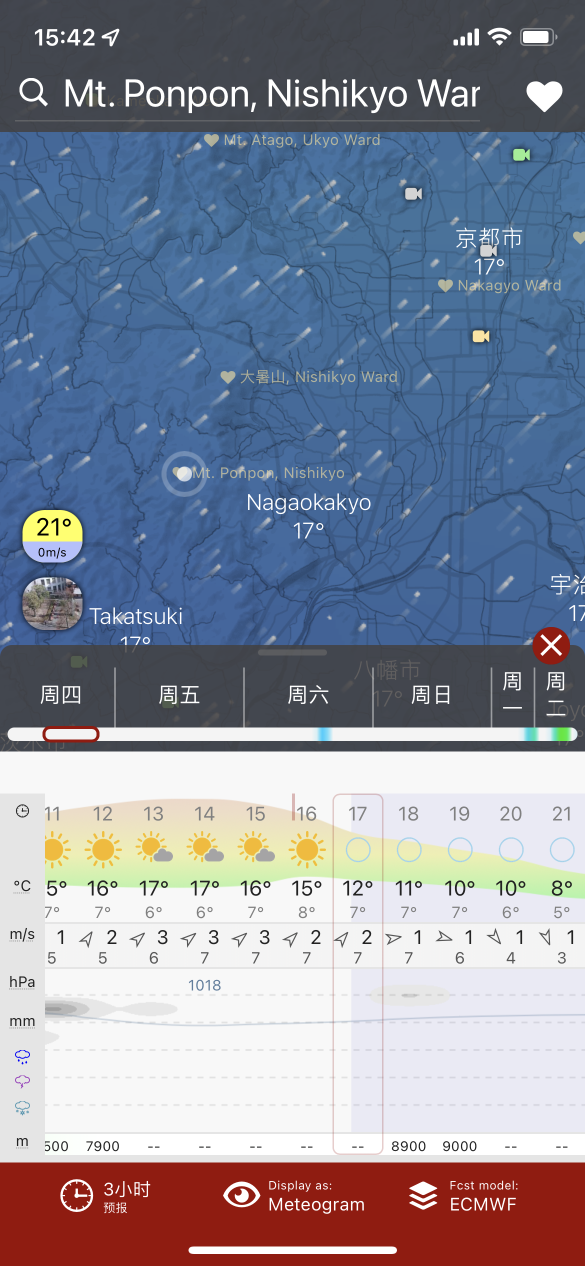
#> input picture personal/YuyakeRecog/demo/raw_set/211118A_F.PNG, 1170 x 2532 px, found by its file name (shown at 1/2 size); its folder holds only this picture in this run
$ jupyter execute --allow-errors IMGprocess.ipynb
#> lines starting #> are read from the running program, lines starting #| are printed output that depends on the picture
[cell 1]
import cv2
from matplotlib import pyplot as plt
from natsort import natsorted
import numpy as np
import re
from glob import glob
from os.path import join, relpath
import os

def cut_start(dir_in):
    img1 = cv2.imread(dir_in)
    cropped1 = img1[1940:1945, 0:-1]
    cp2 = cv2.Canny(cropped1, 20, 20)
    indices = np.where(cp2 != [0])
    axis_x = []
    for coordinates in indices[1]:
        axis_x.append(coordinates)
        if len(axis_x) == 8:
            break
    array_i = np.array([axis_x[i] for i in range(1, len(axis_x) - 1)
                        if min(abs(axis_x[i]-axis_x[i-1]), abs(axis_x[i+1]-axis_x[i])) >= 8])
    if len(array_i) > 0:
        sunset_t = int(array_i[0])
        return sunset_t
    else:
        return 20

def cut_show(dir_in):
    img = cv2.imread(dir_in)
    if cut_start(dir_in) <= img.shape[1] and cut_start(dir_in) >= 20:
        cutstart_left = cut_start(dir_in) - 20
        cutstart_right = cut_start(dir_in) + 20
    else:
        cutstart_left, cutstart_right = 0, 100
    cropped = img[1937:2266, cutstart_left:cutstart_right]
    #cv2.imshow('', cropped)
    #cv2.waitKey(0)
    #cv2.destroyAllWindows()
    return cv2.cvtColor(cropped, cv2.COLOR_RGB2GRAY)

def merge_file(pathoa, extension):
#> called with pathoa = 'raw_set', extension = 'PNG'
    files = [relpath(x,pathoa) for x in sorted(glob(join(pathoa,'*.{}'.format(extension))))]
    pngfiles = []
    i = 0
    while i < len(files):
        pngfiles.append(join(pathoa, files[i]))
        i += 1
    pngfiles = natsorted(pngfiles)
    return pngfiles

[cell 2]
#Single auto
#train set
date = '211112'
true_label = 'F'
location = ['A', 'D', 'P', 'N']

#> (the rest of this cell did not finish here and is left out)

[cell 3]
#test
date = '211117'
true_label = 'F'
location = ['A', 'D', 'P', 'N']

#> (the rest of this cell did not finish here and is left out)

[cell 4]
pattern = '[/\\\.]'
dir_out_list = []
pngfiles = merge_file('raw_set', 'PNG')
for i in range(len(pngfiles)):
    dir_in = pngfiles[i]
    img_na = re.split(pattern, dir_in)[-2]
    dir_out = 'pro_set/' + img_na + '.jpg'
    cropped = cut_show(dir_in)
#> call 3 of cut_show, with dir_in = 'raw_set/../demo/raw_set/211118A_F.PNG'
#> in cut_show, img is the input picture: shape (2532, 1170, 3); mean B, G, R 155.9, 139.9, 134.7
#> in cut_show (call 3), `cutstart_left = cut_start(dir_in) - 20`: cutstart_left = 682
#> in cut_show (call 3), `cutstart_right = cut_start(dir_in) + 20`: cutstart_right = 722
#> in cut_show (call 3), `cropped = img[1937:2266, cutstart_left:cutstart_right]`:
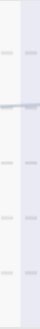
#> cropped: shape (329, 40, 3); mean B, G, R 244.9, 240, 240
    cv2.normalize(cropped, cropped, 0, 255, cv2.NORM_MINMAX)
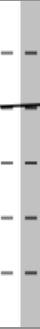
#> cropped: shape (329, 40); min 0, max 255, mean 218.2
    cv2.imwrite(dir_out, cropped)

$ run again, on personal/YuyakeRecog/demo/raw_set/211118D_F.PNG
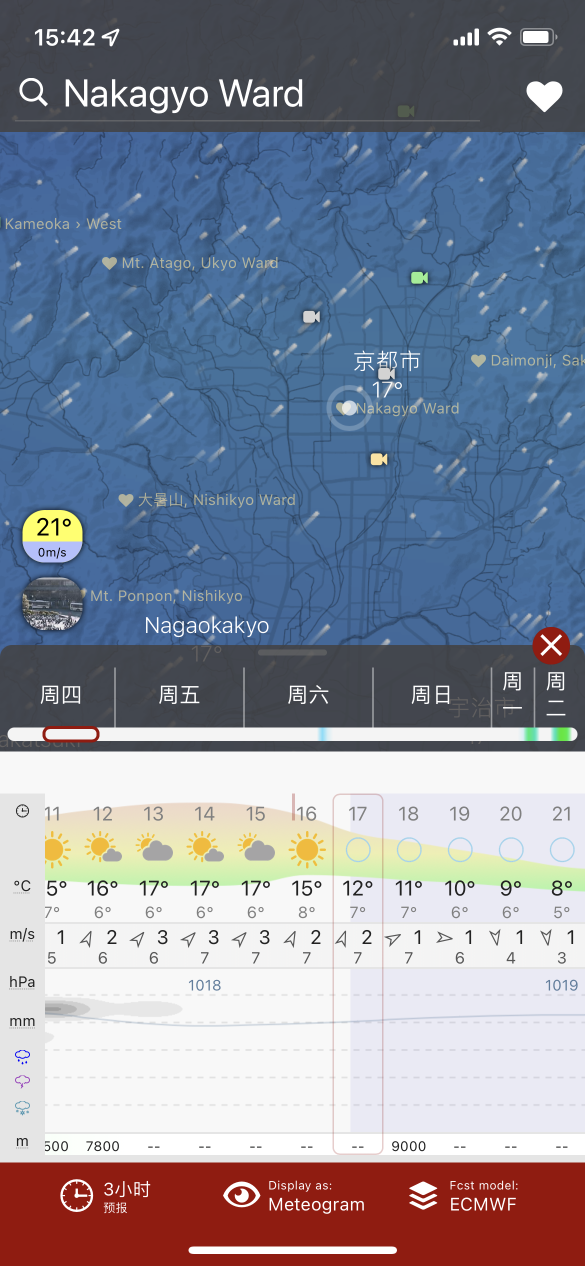
#> input picture personal/YuyakeRecog/demo/raw_set/211118D_F.PNG, 1170 x 2532 px, found by its file name (shown at 1/2 size)
#> in cut_show, img is the input picture: shape (2532, 1170, 3); mean B, G, R 155.9, 140.1, 134.5
#> cutstart_left = 680
#> cutstart_right = 720
#> `cv2.normalize(cropped, cropped, 0, 255, cv2.NORM_MINMAX)`:
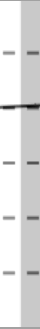
#> cropped: shape (329, 40); min 0, max 255, mean 223.5

$ run again, on personal/YuyakeRecog/demo/raw_set/211118N_F.PNG
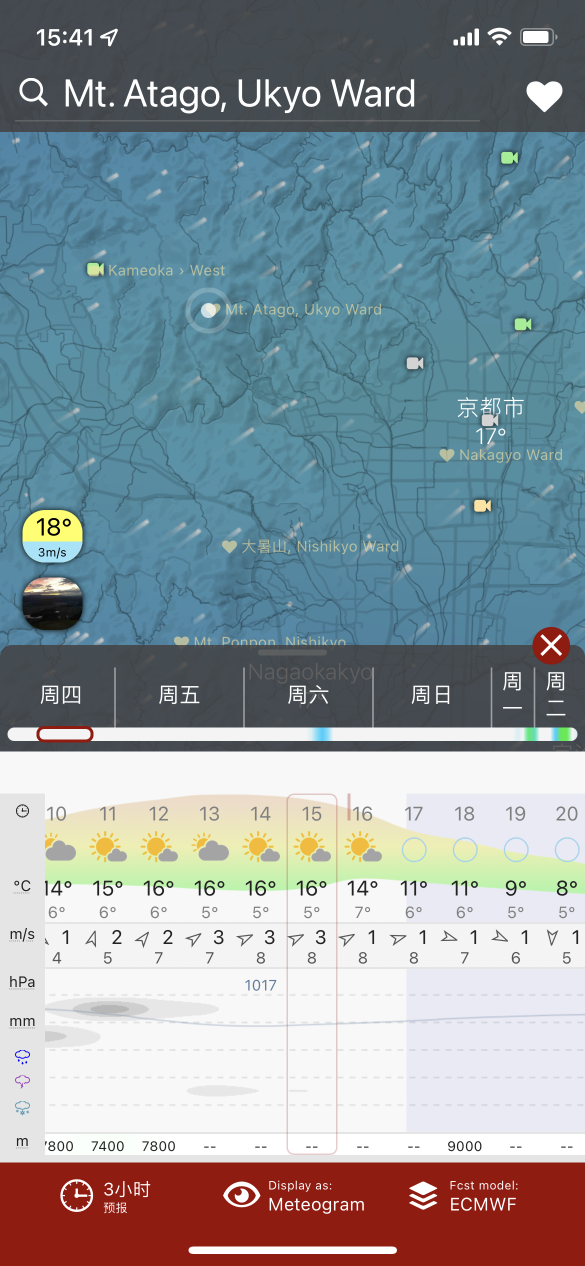
#> input picture personal/YuyakeRecog/demo/raw_set/211118N_F.PNG, 1170 x 2532 px, found by its file name (shown at 1/2 size)
#> in cut_show, img is the input picture: shape (2532, 1170, 3); mean B, G, R 157.6, 152, 140.5
#> cutstart_left = 792
#> cutstart_right = 832
#> `cv2.normalize(cropped, cropped, 0, 255, cv2.NORM_MINMAX)`:
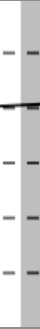
#> cropped: shape (329, 40); min 0, max 255, mean 217
